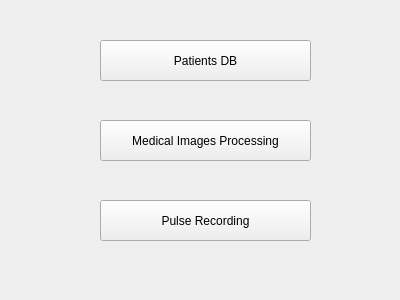
<?xml version="1.0" encoding="UTF-8"?>
<ui version="4.0">
 <class>Main</class>
 <widget class="QWidget" name="Main">
  <property name="geometry">
   <rect>
    <x>0</x>
    <y>0</y>
    <width>400</width>
    <height>300</height>
   </rect>
  </property>
  <property name="windowTitle">
   <string>Main</string>
  </property>
  <widget class="QPushButton" name="PatientsDB">
   <property name="enabled">
    <bool>true</bool>
   </property>
   <property name="geometry">
    <rect>
     <x>100</x>
     <y>40</y>
     <width>211</width>
     <height>41</height>
    </rect>
   </property>
   <property name="text">
    <string>Patients DB</string>
   </property>
  </widget>
  <widget class="QPushButton" name="PulseRecording">
   <property name="enabled">
    <bool>true</bool>
   </property>
   <property name="geometry">
    <rect>
     <x>100</x>
     <y>200</y>
     <width>211</width>
     <height>41</height>
    </rect>
   </property>
   <property name="text">
    <string>Pulse Recording</string>
   </property>
  </widget>
  <widget class="QPushButton" name="Medical_Images_Processing">
   <property name="enabled">
    <bool>true</bool>
   </property>
   <property name="geometry">
    <rect>
     <x>100</x>
     <y>120</y>
     <width>211</width>
     <height>41</height>
    </rect>
   </property>
   <property name="text">
    <string>Medical Images Processing</string>
   </property>
  </widget>
 </widget>
 <resources/>
 <connections/>
</ui>
